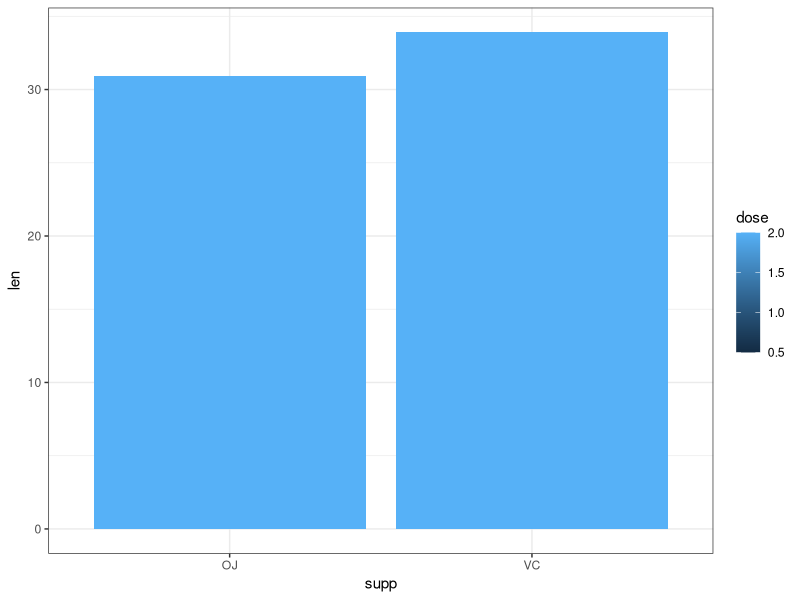

Recreate this plot in R.
library(ggplot2)


# Aca hago un grafico

ggplot(data = ToothGrowth, aes( x = supp, y = len, fill = dose) ) +
  geom_col(position = "dodge") +
theme_bw()
